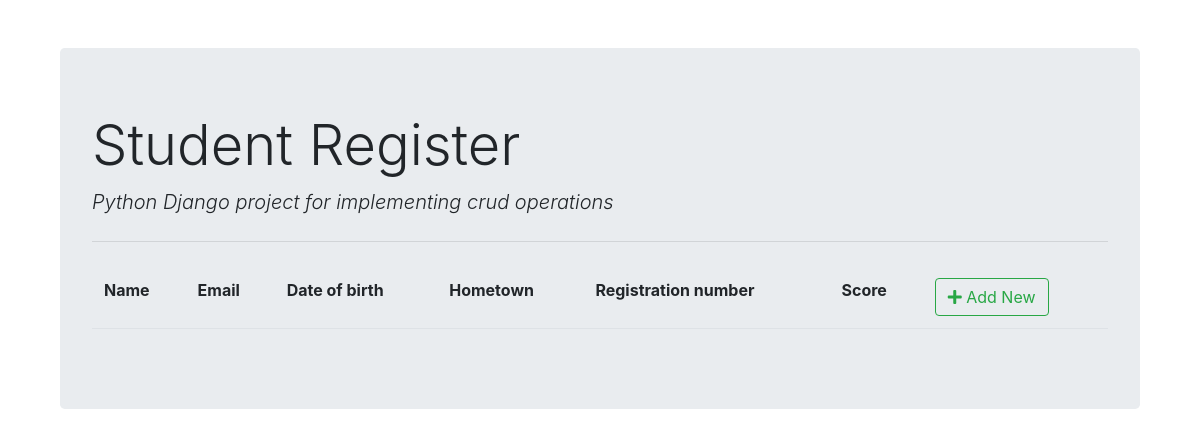
The app's page /student/list/, older data.
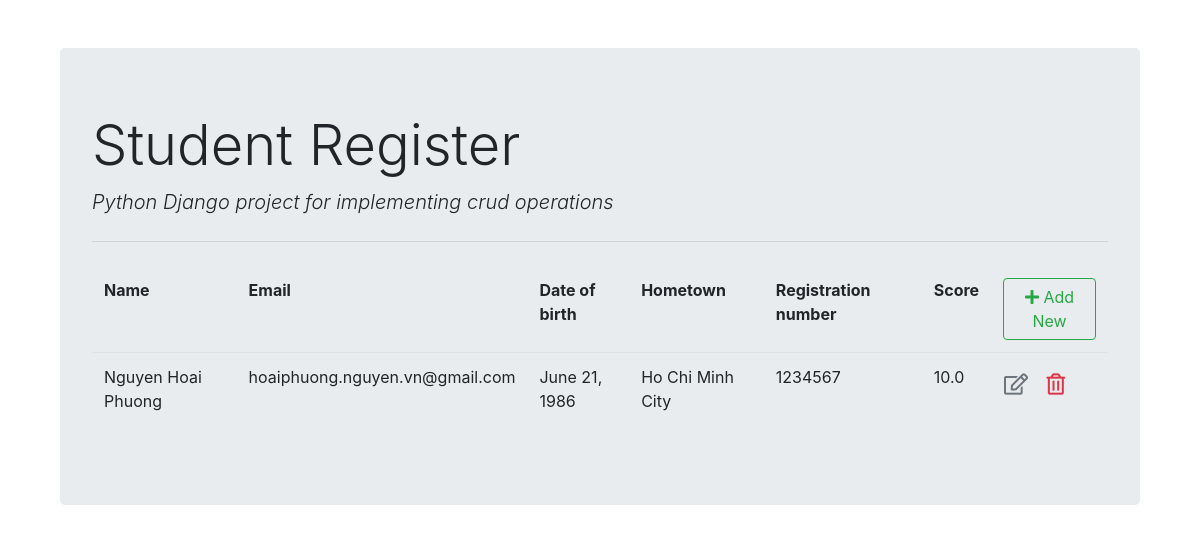
The same page, newer data.
### student_register/models.py (models this page shows)
class Student(models.Model):
  name = models.CharField(max_length=100)
  registration_number = models.CharField(max_length=10)
  email = models.EmailField()
  date_of_birth = models.DateField()
  hometown = models.CharField(max_length=100)
  score = models.FloatField()

### student_register/views.py (the view)
# urls.py: path('list/',views.student_list,name='student_list') # get req. to retrieve and display all records
def student_list(request):
  context = {'student_list': Student.objects.all()}
  return render(request, "student_register/student_list.html", context)

### student_register/templates/student_register/student_list.html (shortened to what this page needs)
{% extends "student_register/base.html" %}
{% block content %}
<table class="table table-borderless">
  <thead class="border-bottom font-weight-bold">
    <tr>
      <td>Name</td>
      <td>Email</td>
      <td>Date of birth</td>
      <td>Hometown</td>
      <td>Registration number</td>
      <td>Score</td>
      <td>
        <a href="{% url 'student_insert' %}" class="btn btn-outline-success">
          <i class="fas fa-plus"></i> Add New
        </a>
      </td>
    </tr>
  </thead>
  <tbody>
    {% for student in student_list %}
      <tr>
        <td>{{student.name}}</td>
        <td>{{student.email}}</td>
        <td>{{student.date_of_birth}}</td>
        <td>{{student.hometown}}</td>
        <td>{{student.registration_number}}</td>
        <td>{{student.score}}</td>
        <td>
          <a href="{% url 'student_update' student.id %}" class="btn text-secondary px-0">
            <i class="far fa-edit fa-lg"></i>
          </a>
          <form action="{% url 'student_delete' student.id %}" method="post" class="d-inline">
            <button type="submit" class="btn">
              <i class="far fa-trash-alt fa-lg text-danger float-right"></i>
            </button>
          </form>
        </td>
      </tr>
    {% endfor %}
  </tbody>
</table>
{% endblock content %}

### student_register/templates/student_register/base.html (shortened to what this page needs)
<!DOCTYPE html>
<html lang="en">
  <head>
    <link rel="stylesheet" href="https://cdn.jsdelivr.net/npm/bootstrap@4.6.0/dist/css/bootstrap.min.css"
>
    <link rel="stylesheet" href="https://cdnjs.cloudflare.com/ajax/libs/font-awesome/5.15.3/css/all.min.css"
 />
  </head>
  <body>
    <div class="container">
      <div class="col-md-12 mt-5">
        <div class="jumbotron">
          <h1 class="display-4">Student Register</h1>
          <p class="lead font-italic">Python Django project for implementing crud operations</p>
          <hr class="my-4">
          {% block content %}
          {% endblock content %}
        </div>
      </div>
    </div>
  </body>
</html>

Row changes from the older to the newer data that the page shows:
added Student: name "Nguyen Hoai Phuong", email "hoaiphuong.nguyen.vn@gmail.com", date_of_birth "June 21, 1986", hometown "Ho Chi Minh City", registration_number "1234567", score "10.0"
